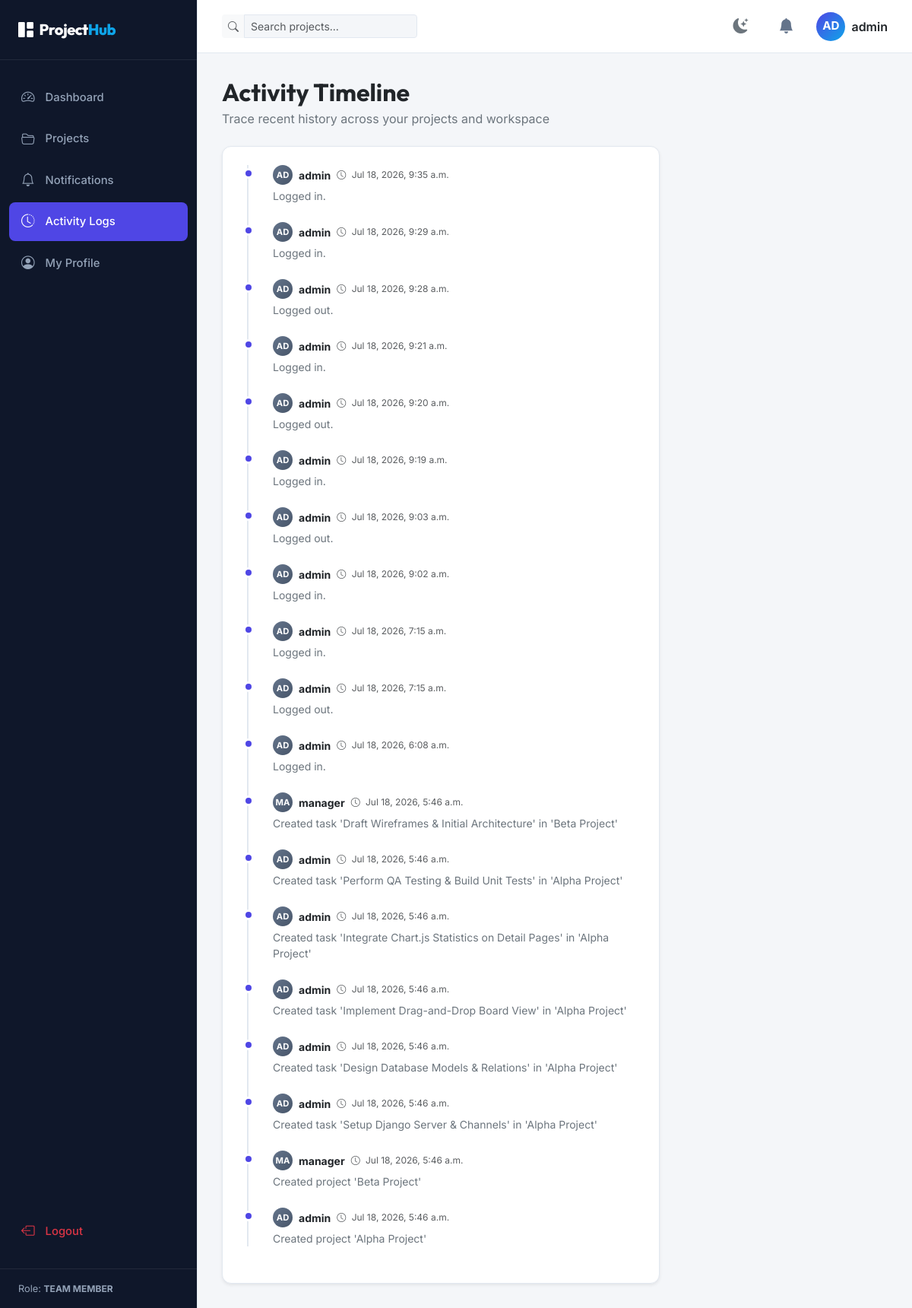
Screenshot of /activity-logs/ (signed in) with the database file from the repository.
### management_app/models.py (models this page shows, shortened)
class CustomUser(AbstractUser):
    ROLE_CHOICES = (
        ('ADMIN', 'Admin'),
        ('PROJECT_MANAGER', 'Project Manager'),
        ('TEAM_MEMBER', 'Team Member'),
    )
    role = models.CharField(max_length=20, choices=ROLE_CHOICES, default='TEAM_MEMBER')
    full_name = models.CharField(max_length=255, blank=True)
    profile_picture = models.ImageField(upload_to='profile_pics/', blank=True, null=True)

class ActivityLog(models.Model):
    user = models.ForeignKey(CustomUser, on_delete=models.SET_NULL, null=True, blank=True)
    action = models.CharField(max_length=255)
    datetime = models.DateTimeField(auto_now_add=True)

### management_app/views.py (the view)
# urls.py: path('activity-logs/', views.activity_log_view, name='activity_logs'),
@login_required
def activity_log_view(request):
    logs = ActivityLog.objects.filter(
        Q(user=request.user) | Q(user__in=CustomUser.objects.filter(projects__in=request.user.projects.all()))
    ).distinct().order_by('-datetime')[:50]
    return render(request, 'activity_logs.html', {'logs': logs})

### templates/activity_logs.html (shortened to what this page needs)
{% extends 'base.html' %}
{% block content %}
<div class="container-fluid px-0">
    <div class="mb-4">
        <h2 class="fw-bold text-dark mb-1">Activity Timeline</h2>
        <p class="text-secondary mb-0">Trace recent history across your projects and workspace</p>
    </div>
    <div class="row">
        <div class="col-lg-8">
            <div class="card shadow-sm border-0" style="border-radius: 12px;">
                <div class="card-body p-4">
                    {% if logs %}
                    <div class="timeline">
                        {% for log in logs %}
                        <div class="timeline-item">
                            <span class="timeline-marker"></span>
                            <div class="timeline-content">
                                <div class="d-flex align-items-center gap-2 mb-1">
                                    <div class="user-avatar-initials" style="width: 26px; height: 26px; font-size: 0.7rem; background: linear-gradient(135deg, #64748b, #475569);">
                                        {{ log.user.username|slice:":2"|upper }}
                                    </div>
                                    <span class="fw-bold text-dark small">{{ log.user.username }}</span>
                                    <span class="text-muted" style="font-size: 0.75rem;"><i class="bi bi-clock me-1"></i> {{ log.datetime|date:"M d, Y, g:i a" }}</span>
                                </div>
                                <p class="mb-0 text-secondary small">{{ log.action }}</p>
                            </div>
                        </div>
                        {% endfor %}
                    </div>
                    {% else %}
                    <div class="text-center py-5 text-muted">
                        <i class="bi bi-clock-history fs-1 mb-3 d-block"></i>
                        <h5>No recorded activity logs</h5>
                        <p class="text-secondary small">Activity will be logged here as users log in, manage tasks, and post comments.</p>
                    </div>
                    {% endif %}
                </div>
            </div>
        </div>
    </div>
</div>
{% endblock %}

### templates/base.html (shortened to what this page needs)
{% load static %}
<!DOCTYPE html>
<html lang="en">
<head>
    <link href="https://cdn.jsdelivr.net/npm/bootstrap@5.3.0/dist/css/bootstrap.min.css" rel="stylesheet">
    <link rel="stylesheet" href="https://cdn.jsdelivr.net/npm/bootstrap-icons@1.10.5/font/bootstrap-icons.css">
    <link rel="stylesheet" href="{% static 'css/style.css' %}">
</head>
<body>
    <div class="app-wrapper">
        {% if user.is_authenticated %}
        <aside class="app-sidebar">
            <div class="sidebar-header">
                <div class="sidebar-logo">
                    <i class="bi bi-grid-1x2-fill me-2"></i>Project<span>Hub</span>
                </div>
            </div>
            <ul class="sidebar-menu">
                <li>
                    <a href="{% url 'dashboard' %}"
                        class="menu-item-link {% if request.resolver_match.url_name == 'dashboard' or request.resolver_match.url_name == 'dashboard_alias' %}active{% endif %}">
                        <i class="bi bi-speedometer2"></i>
                        <span>Dashboard</span>
                    </a>
                </li>
                <li>
                    <a href="{% url 'projects' %}"
                        class="menu-item-link {% if request.resolver_match.url_name == 'projects' or 'project' in request.resolver_match.url_name %}active{% endif %}">
                        <i class="bi bi-folder2-open"></i>
                        <span>Projects</span>
                    </a>
                </li>
                <li>
                    <a href="{% url 'notifications' %}"
                        class="menu-item-link {% if request.resolver_match.url_name == 'notifications' %}active{% endif %}">
                        <i class="bi bi-bell"></i>
                        <span>Notifications</span>
                    </a>
                </li>
                <li>
                    <a href="{% url 'activity_logs' %}"
                        class="menu-item-link {% if request.resolver_match.url_name == 'activity_logs' %}active{% endif %}">
                        <i class="bi bi-clock-history"></i>
                        <span>Activity Logs</span>
                    </a>
                </li>
                <li>
                    <a href="{% url 'profile' %}"
                        class="menu-item-link {% if request.resolver_match.url_name == 'profile' %}active{% endif %}">
                        <i class="bi bi-person-circle"></i>
                        <span>My Profile</span>
                    </a>
                </li>
                <li class="mt-auto">
                    <a href="{% url 'logout' %}" class="menu-item-link text-danger">
                        <i class="bi bi-box-arrow-left"></i>
                        <span>Logout</span>
                    </a>
                </li>
            </ul>
            <div class="sidebar-footer">
                <span>Role: <strong class="text-uppercase" style="font-size: 0.75rem;">{{ user.get_role_display }}</strong></span>
            </div>
        </aside>
        {% endif %}
        <main class="app-content">
            {% if user.is_authenticated %}
            <nav class="app-navbar">
                <div class="d-flex align-items-center gap-3">
                    <form class="navbar-search" method="GET" action="{% url 'projects' %}">
                        <div class="input-group input-group-sm">
                            <span class="input-group-text bg-light border-0"><i
                                    class="bi bi-search text-muted"></i></span>
                            <input type="text" name="search" class="form-control bg-light border-0"
                                placeholder="Search projects..." value="{{ search_query|default:'' }}">
                        </div>
                    </form>
                </div>
                <div class="navbar-actions">
                    <button class="navbar-icon-btn" id="theme-toggle-btn" title="Toggle Theme">
                        <i class="bi bi-moon-stars-fill text-secondary"></i>
                    </button>
                    <div class="dropdown">
                        <button class="navbar-icon-btn" id="notificationsDropdown" data-bs-toggle="dropdown"
                            aria-expanded="false">
                            <i class="bi bi-bell-fill"></i>
                        </button>
                    </div>
                    <div class="dropdown">
                        <button class="btn btn-link p-0 border-0 d-flex align-items-center gap-2 text-decoration-none"
                            id="userProfileDropdown" data-bs-toggle="dropdown" aria-expanded="false">
                            {% if user.profile_picture %}
                            <img src="{{ user.profile_picture.url }}" alt="Profile" class="rounded-circle border"
                                style="width: 38px; height: 38px; object-fit: cover;">
                            {% else %}
                            <div class="user-avatar-initials">
                                {{ user.username|slice:":2"|upper }}
                            </div>
                            {% endif %}
                            <span class="d-none d-md-inline fw-semibold text-dark">{{ user.username }}</span>
                        </button>
                    </div>
                </div>
            </nav>
            {% endif %}
            <div class="page-container">
                {% block content %}{% endblock %}
            </div>
        </main>
    </div>
</body>
</html>

### static/css/style.css (style rules this page uses)
:root { --font-heading: 'Outfit', sans-serif; --font-body: 'Inter', sans-serif; --bg-app: #f4f6f9; --bg-card: #ffffff; --bg-sidebar: #0f172a; --bg-sidebar-hover: #1e293b; --text-main: #1e293b; --text-muted: #64748b; --text-sidebar: #f8fafc; --text-sidebar-muted: #94a3b8; --border-color: #e2e8f0; --primary-color: #4f46e5; --primary-hover: #4338ca; --accent-color: #0ea5e9; --kanban-bg: #e2e8f0; --priority-low: #10b981; --priority-medium: #f59e0b; --priority-high: #ef4444; --transition-speed: 0.3s; --glass-bg: rgba(255, 255, 255, 0.85); --glass-border: rgba(255, 255, 255, 0.3); }
body { font-family: var(--font-body); background-color: var(--bg-app); color: var(--text-main); transition: background-color var(--transition-speed), color var(--transition-speed); overflow-x: hidden; }
h1, h2, h3, h4, h5, h6 { font-family: var(--font-heading); font-weight: 600; }
.app-wrapper { display: flex; min-height: 100vh; width: 100vw; }
.app-sidebar { width: 260px; background-color: var(--bg-sidebar); color: var(--text-sidebar); display: flex; flex-direction: column; transition: width var(--transition-speed); z-index: 1000; flex-shrink: 0; border-right: 1px solid var(--border-color); }
.sidebar-header { padding: 1.5rem; display: flex; align-items: center; gap: 0.75rem; border-bottom: 1px solid rgba(255, 255, 255, 0.08); }
.sidebar-logo { font-family: var(--font-heading); font-size: 1.25rem; font-weight: 800; letter-spacing: -0.025em; color: #fff; text-decoration: none; }
.sidebar-logo span { color: var(--accent-color); }
.sidebar-menu { list-style: none; padding: 1.5rem 0.75rem; margin: 0; display: flex; flex-direction: column; gap: 0.25rem; flex-grow: 1; }
.menu-item-link { display: flex; align-items: center; gap: 0.875rem; padding: 0.75rem 1rem; color: var(--text-sidebar-muted); text-decoration: none; border-radius: 0.5rem; font-size: 0.925rem; font-weight: 500; transition: all 0.2s; }
.menu-item-link.active { background-color: var(--primary-color); color: #fff; }
.menu-item-link i { font-size: 1.1rem; }
.sidebar-footer { padding: 1rem 1.5rem; border-top: 1px solid rgba(255, 255, 255, 0.08); font-size: 0.8rem; color: var(--text-sidebar-muted); display: flex; align-items: center; justify-content: space-between; }
.app-content { flex-grow: 1; display: flex; flex-direction: column; min-width: 0; }
.app-navbar { height: 70px; background-color: var(--bg-card); border-bottom: 1px solid var(--border-color); display: flex; align-items: center; justify-content: space-between; padding: 0 2rem; z-index: 999; }
.navbar-search { max-width: 320px; width: 100%; }
.navbar-actions { display: flex; align-items: center; gap: 1.25rem; }
.navbar-icon-btn { background: none; border: none; color: var(--text-muted); font-size: 1.25rem; cursor: pointer; position: relative; width: 40px; height: 40px; border-radius: 50%; display: flex; align-items: center; justify-content: center; transition: all 0.2s; }
.user-avatar-initials { width: 38px; height: 38px; border-radius: 50%; background: linear-gradient(135deg, var(--primary-color), var(--accent-color)); color: white; display: flex; align-items: center; justify-content: center; font-weight: 700; font-size: 0.95rem; }
.page-container { padding: 2rem; flex-grow: 1; overflow-y: auto; }
.timeline { position: relative; padding-left: 2rem; margin-left: 0.5rem; border-left: 2px solid var(--border-color); }
.timeline-item { position: relative; margin-bottom: 1.5rem; }
.timeline-marker { position: absolute; left: -2.45rem; top: 4px; width: 14px; height: 14px; border-radius: 50%; border: 3px solid var(--bg-card); background-color: var(--primary-color); }
.card { background-color: var(--bg-card) !important; border: 1px solid var(--border-color) !important; color: var(--text-main) !important; }
.form-control, .form-select { background-color: var(--bg-app) !important; border: 1px solid var(--border-color) !important; color: var(--text-main) !important; }

### rows the page displays
CustomUser: role "TEAM MEMBER", username "AD", username "admin"
ActivityLog: user.username "AD", user.username "admin", datetime "Jul 18, 2026, 9:35 a.m.", action "Logged in."
ActivityLog: user.username "AD", user.username "admin", datetime "Jul 18, 2026, 9:29 a.m.", action "Logged in."
ActivityLog: user.username "AD", user.username "admin", datetime "Jul 18, 2026, 9:28 a.m.", action "Logged out."
ActivityLog: user.username "AD", user.username "admin", datetime "Jul 18, 2026, 9:21 a.m.", action "Logged in."
ActivityLog: user.username "AD", user.username "admin", datetime "Jul 18, 2026, 9:20 a.m.", action "Logged out."
ActivityLog: user.username "AD", user.username "admin", datetime "Jul 18, 2026, 9:19 a.m.", action "Logged in."
ActivityLog: user.username "AD", user.username "admin", datetime "Jul 18, 2026, 9:03 a.m.", action "Logged out."
ActivityLog: user.username "AD", user.username "admin", datetime "Jul 18, 2026, 9:02 a.m.", action "Logged in."
ActivityLog: user.username "AD", user.username "admin", datetime "Jul 18, 2026, 7:15 a.m.", action "Logged in."
ActivityLog: user.username "AD", user.username "admin", datetime "Jul 18, 2026, 7:15 a.m.", action "Logged out."
ActivityLog: user.username "AD", user.username "admin", datetime "Jul 18, 2026, 6:08 a.m.", action "Logged in."
ActivityLog: user.username "MA", user.username "manager", datetime "Jul 18, 2026, 5:46 a.m.", action "Created task 'Draft Wireframes & Initial Architecture' in 'Beta Project'"
ActivityLog: user.username "AD", user.username "admin", datetime "Jul 18, 2026, 5:46 a.m.", action "Created task 'Perform QA Testing & Build Unit Tests' in 'Alpha Project'"
ActivityLog: user.username "AD", user.username "admin", datetime "Jul 18, 2026, 5:46 a.m.", action "Created task 'Integrate Chart.js Statistics on Detail Pages' in 'Alpha Project'"
ActivityLog: user.username "AD", user.username "admin", datetime "Jul 18, 2026, 5:46 a.m.", action "Created task 'Implement Drag-and-Drop Board View' in 'Alpha Project'"
ActivityLog: user.username "AD", user.username "admin", datetime "Jul 18, 2026, 5:46 a.m.", action "Created task 'Design Database Models & Relations' in 'Alpha Project'"
ActivityLog: user.username "AD", user.username "admin", datetime "Jul 18, 2026, 5:46 a.m.", action "Created task 'Setup Django Server & Channels' in 'Alpha Project'"
ActivityLog: user.username "MA", user.username "manager", datetime "Jul 18, 2026, 5:46 a.m.", action "Created project 'Beta Project'"
ActivityLog: user.username "AD", user.username "admin", datetime "Jul 18, 2026, 5:46 a.m.", action "Created project 'Alpha Project'"
